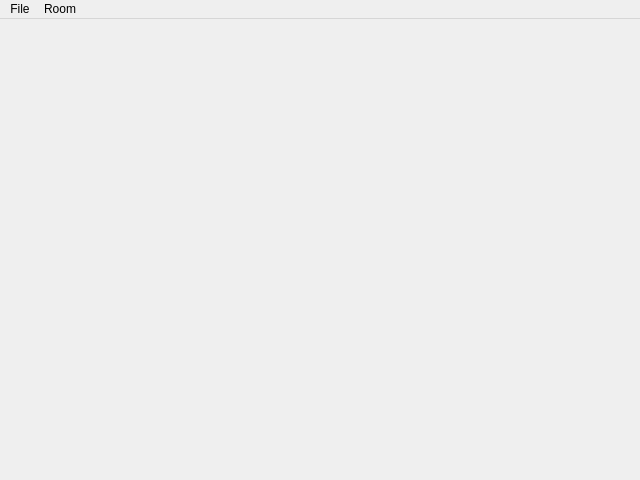
<?xml version="1.0" encoding="UTF-8"?>
<ui version="4.0">
 <class>MainWindow</class>
 <widget class="QMainWindow" name="MainWindow">
  <property name="geometry">
   <rect>
    <x>0</x>
    <y>0</y>
    <width>640</width>
    <height>480</height>
   </rect>
  </property>
  <property name="minimumSize">
   <size>
    <width>580</width>
    <height>475</height>
   </size>
  </property>
  <property name="windowIcon">
   <iconset resource="../Resources.qrc">
    <normaloff>:/images/liveTable</normaloff>:/images/liveTable</iconset>
  </property>
  <property name="toolButtonStyle">
   <enum>Qt::ToolButtonIconOnly</enum>
  </property>
  <property name="dockOptions">
   <set>QMainWindow::AllowNestedDocks|QMainWindow::AllowTabbedDocks|QMainWindow::AnimatedDocks|QMainWindow::ForceTabbedDocks</set>
  </property>
  <property name="unifiedTitleAndToolBarOnMac">
   <bool>true</bool>
  </property>
  <widget class="QWidget" name="centralWidget">
   <layout class="QHBoxLayout" name="horizontalLayout"/>
  </widget>
  <widget class="QMenuBar" name="menuBar">
   <property name="geometry">
    <rect>
     <x>0</x>
     <y>0</y>
     <width>640</width>
     <height>21</height>
    </rect>
   </property>
   <widget class="QMenu" name="menuFile">
    <property name="title">
     <string>File</string>
    </property>
    <widget class="QMenu" name="menuLanguage">
     <property name="title">
      <string>Language</string>
     </property>
     <property name="icon">
      <iconset resource="../../Engine/EResources.qrc">
       <normaloff>:/images/language</normaloff>:/images/language</iconset>
     </property>
     <addaction name="actionEnglishTr"/>
     <addaction name="actionPortugueseTr"/>
     <addaction name="actionChineseTr"/>
    </widget>
    <addaction name="hostRoomAction"/>
    <addaction name="joinRoomAction"/>
    <addaction name="separator"/>
    <addaction name="actionSave_Table"/>
    <addaction name="leaveRoomAction"/>
    <addaction name="separator"/>
    <addaction name="menuLanguage"/>
    <addaction name="actionSettings"/>
    <addaction name="separator"/>
    <addaction name="exitAction"/>
   </widget>
   <widget class="QMenu" name="menuRoom">
    <property name="title">
     <string>Room</string>
    </property>
    <addaction name="throwDiceAction"/>
    <addaction name="addObjectAction"/>
    <addaction name="separator"/>
    <addaction name="actionZoom_In"/>
    <addaction name="actionZoom_Out"/>
    <addaction name="actionRotate_Left"/>
    <addaction name="actionRotate_Right"/>
    <addaction name="separator"/>
    <addaction name="actionRoom_Info"/>
   </widget>
   <addaction name="menuFile"/>
   <addaction name="menuRoom"/>
  </widget>
  <action name="exitAction">
   <property name="icon">
    <iconset resource="../../Engine/EResources.qrc">
     <normaloff>:/images/quit</normaloff>:/images/quit</iconset>
   </property>
   <property name="text">
    <string>Exit</string>
   </property>
  </action>
  <action name="joinRoomAction">
   <property name="icon">
    <iconset resource="../../Engine/EResources.qrc">
     <normaloff>:/images/find</normaloff>:/images/find</iconset>
   </property>
   <property name="text">
    <string>Join Room</string>
   </property>
   <property name="shortcut">
    <string>Ctrl+J</string>
   </property>
  </action>
  <action name="hostRoomAction">
   <property name="icon">
    <iconset resource="../../Engine/EResources.qrc">
     <normaloff>:/images/create</normaloff>:/images/create</iconset>
   </property>
   <property name="text">
    <string>Host Room</string>
   </property>
   <property name="shortcut">
    <string>Ctrl+H</string>
   </property>
  </action>
  <action name="addObjectAction">
   <property name="enabled">
    <bool>true</bool>
   </property>
   <property name="icon">
    <iconset resource="../../Engine/EResources.qrc">
     <normaloff>:/images/add</normaloff>:/images/add</iconset>
   </property>
   <property name="text">
    <string>Add Item</string>
   </property>
   <property name="shortcut">
    <string>Ctrl+Q</string>
   </property>
  </action>
  <action name="throwDiceAction">
   <property name="enabled">
    <bool>true</bool>
   </property>
   <property name="icon">
    <iconset resource="../../Engine/EResources.qrc">
     <normaloff>:/images/dice</normaloff>:/images/dice</iconset>
   </property>
   <property name="text">
    <string>Throw Dice</string>
   </property>
   <property name="shortcut">
    <string>Ctrl+D</string>
   </property>
  </action>
  <action name="leaveRoomAction">
   <property name="enabled">
    <bool>false</bool>
   </property>
   <property name="icon">
    <iconset resource="../../Engine/EResources.qrc">
     <normaloff>:/images/leave</normaloff>:/images/leave</iconset>
   </property>
   <property name="text">
    <string>Leave Room</string>
   </property>
  </action>
  <action name="actionSettings">
   <property name="icon">
    <iconset resource="../../Engine/EResources.qrc">
     <normaloff>:/images/settings</normaloff>:/images/settings</iconset>
   </property>
   <property name="text">
    <string>Settings</string>
   </property>
  </action>
  <action name="actionEnglishTr">
   <property name="checkable">
    <bool>true</bool>
   </property>
   <property name="checked">
    <bool>false</bool>
   </property>
   <property name="icon">
    <iconset resource="../../Engine/EResources.qrc">
     <normaloff>:/images/flags/english</normaloff>:/images/flags/english</iconset>
   </property>
   <property name="text">
    <string>English</string>
   </property>
  </action>
  <action name="actionPortugueseTr">
   <property name="checkable">
    <bool>true</bool>
   </property>
   <property name="icon">
    <iconset resource="../../Engine/EResources.qrc">
     <normaloff>:/images/flags/portuguese</normaloff>:/images/flags/portuguese</iconset>
   </property>
   <property name="text">
    <string>Portuguese</string>
   </property>
  </action>
  <action name="actionChineseTr">
   <property name="checkable">
    <bool>true</bool>
   </property>
   <property name="icon">
    <iconset resource="../../Engine/EResources.qrc">
     <normaloff>:/images/flags/chinese</normaloff>:/images/flags/chinese</iconset>
   </property>
   <property name="text">
    <string>Chinese</string>
   </property>
  </action>
  <action name="actionZoom_In">
   <property name="icon">
    <iconset resource="../../Engine/EResources.qrc">
     <normaloff>:/images/sZoomIn</normaloff>:/images/sZoomIn</iconset>
   </property>
   <property name="text">
    <string>Zoom In</string>
   </property>
   <property name="shortcut">
    <string>Ctrl+=</string>
   </property>
  </action>
  <action name="actionZoom_Out">
   <property name="icon">
    <iconset resource="../../Engine/EResources.qrc">
     <normaloff>:/images/sZoomOut</normaloff>:/images/sZoomOut</iconset>
   </property>
   <property name="text">
    <string>Zoom Out</string>
   </property>
   <property name="shortcut">
    <string>Ctrl+-</string>
   </property>
  </action>
  <action name="actionRotate_Left">
   <property name="icon">
    <iconset resource="../../Engine/EResources.qrc">
     <normaloff>:/images/rotateLeft</normaloff>:/images/rotateLeft</iconset>
   </property>
   <property name="text">
    <string>Rotate Left</string>
   </property>
   <property name="shortcut">
    <string>Ctrl+Left</string>
   </property>
  </action>
  <action name="actionRotate_Right">
   <property name="icon">
    <iconset resource="../../Engine/EResources.qrc">
     <normaloff>:/images/rotateRight</normaloff>:/images/rotateRight</iconset>
   </property>
   <property name="text">
    <string>Rotate Right</string>
   </property>
   <property name="shortcut">
    <string>Ctrl+Right</string>
   </property>
  </action>
  <action name="actionSave_Table">
   <property name="enabled">
    <bool>false</bool>
   </property>
   <property name="icon">
    <iconset resource="../../Engine/EResources.qrc">
     <normaloff>:/images/save</normaloff>:/images/save</iconset>
   </property>
   <property name="text">
    <string>Save Table</string>
   </property>
   <property name="shortcut">
    <string>Ctrl+S</string>
   </property>
  </action>
  <action name="actionRoom_Info">
   <property name="icon">
    <iconset resource="../../Engine/EResources.qrc">
     <normaloff>:/images/info</normaloff>:/images/info</iconset>
   </property>
   <property name="text">
    <string>Room Info</string>
   </property>
   <property name="shortcut">
    <string>F1</string>
   </property>
  </action>
 </widget>
 <layoutdefault spacing="6" margin="11"/>
 <resources>
  <include location="../Resources.qrc"/>
  <include location="../../Engine/EResources.qrc"/>
 </resources>
 <connections/>
</ui>
